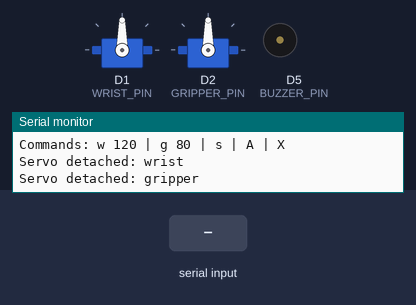
Bench run of a sketch on a simulated ESP8266 (NodeMCU). Shown: 2 × servo, buzzer (waves = sounding), the last lines printed to the serial monitor. The test bench sets the inputs (shaded band). Random numbers use the default seed unless the sketch sets one.

Above: at 1.2 s.
1.3 s: "A90\n" received over Serial
At 1.45 s:
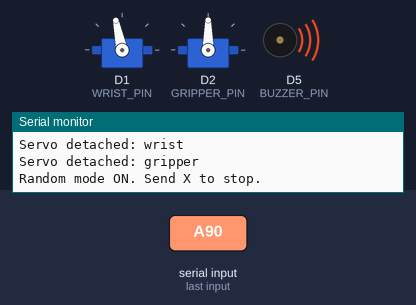
At 3.44 s:
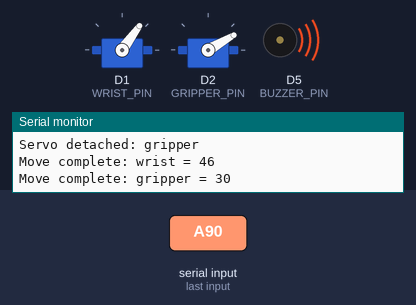
4.3 s: "x\n" received over Serial
6.2 s: "A 45\n" received over Serial
At 6.65 s:
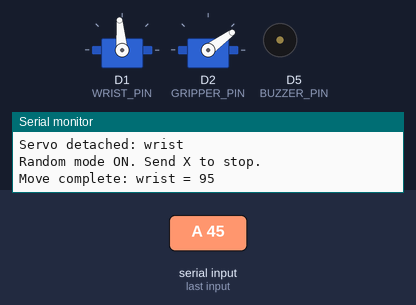
9.2 s: "a90\n" received over Serial
12.2 s: "X90\n" received over Serial
14.1 s: "a 45\n" received over Serial
At 14.85 s:
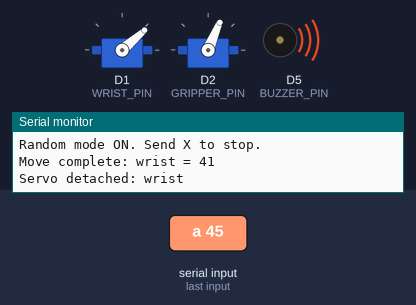
Timing chart, 0 to 20.4 s (numbered marks = the images above; inputs shaded):
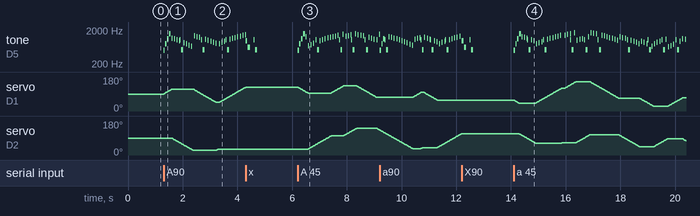

Measured:
- after the input at 1.3 s, tone on D5 (BUZZER_PIN): plays 500 Hz for 0.05 s, 780 Hz for 0.05 s, 1120 Hz for 0.05 s, 1550 Hz for 0.06 s, 1160 Hz for 0.02 s, 1094 Hz for 0.02 s … (36 notes in this stretch), starting at once
- after the input at 6.2 s, tone on D5 (BUZZER_PIN): plays 500 Hz for 0.05 s, 780 Hz for 0.05 s, 1120 Hz for 0.05 s, 1550 Hz for 0.06 s, 1259 Hz for 0.02 s, 683 Hz for 0.02 s … (37 notes in this stretch), starting at once; servo on D2 (GRIPPER_PIN): rises from 30° to 142° in 1.8 s, then falls to 133° in 0.83 s
- after the input at 14.1 s, tone on D5 (BUZZER_PIN): plays 500 Hz for 0.05 s, 780 Hz for 0.05 s, 1120 Hz for 0.05 s, 1550 Hz for 0.06 s, 1283 Hz for 0.02 s, 1218 Hz for 0.02 s … (75 notes in this stretch), starting at once

The sketch:

RobotVoiceController.ino
```cpp
#include <Servo.h>

// NodeMCU ESP8266 wiring
const uint8_t WRIST_PIN   = D1;  // GPIO5
const uint8_t GRIPPER_PIN = D2;  // GPIO4
const uint8_t BUZZER_PIN  = D5;  // GPIO14; passive KC1206 through suitable driver

// Calibrate these two starting positions to match the physical robot.
const int WRIST_START_ANGLE   = 90;
const int GRIPPER_START_ANGLE = 90;

// Non-blocking movement tuning. One degree every 12 ms ~= 83 degrees/second.
const unsigned long MOVE_INTERVAL_MS = 12;
const unsigned long DETACH_DELAY_MS = 300;
const unsigned long MOVE_CHIRP_INTERVAL_MS = 95;
const unsigned long MOVE_CHIRP_DURATION_MS = 24;

Servo wristServo;
Servo gripperServo;

struct Axis {
  Servo* servo;
  uint8_t pin;
  int current;
  int target;
  bool attached;
  bool moving;
  unsigned long nextStepAt;
  unsigned long lastMotionAt;
  const char* name;
};

Axis wrist = { &wristServo, WRIST_PIN, WRIST_START_ANGLE, WRIST_START_ANGLE,
               false, false, 0, 0, "wrist" };
Axis gripper = { &gripperServo, GRIPPER_PIN, GRIPPER_START_ANGLE, GRIPPER_START_ANGLE,
                 false, false, 0, 0, "gripper" };

bool randomMode = false;
bool randomWristNext = true;
unsigned long nextRandomAt = 0;
bool detachSoundArmed = false;
unsigned long lastMovementChirpAt = 0;

// One piezo/electromagnetic buzzer output. All sound timing is non-blocking.
enum SoundPattern { SOUND_NONE, SOUND_ACK, SOUND_START, SOUND_FINISH, SOUND_STOP, SOUND_DETACH };
SoundPattern soundPattern = SOUND_NONE;
int soundIndex = 0;
unsigned long nextToneAt = 0;
unsigned long activeToneUntil = 0;
bool toneActive = false;

bool anyMoving() {
  return wrist.moving || gripper.moving;
}

bool anyAttached() {
  return wrist.attached || gripper.attached;
}

void startPattern(SoundPattern pattern) {
  // Do not continually restart an acknowledgement when a HOME command sends two lines.
  if (pattern == SOUND_ACK && soundPattern == SOUND_ACK) return;

  noTone(BUZZER_PIN);
  toneActive = false;
  soundPattern = pattern;
  soundIndex = 0;
  nextToneAt = millis();
}

bool getPatternNote(SoundPattern pattern, int index,
                    int &frequency, unsigned long &duration) {
  switch (pattern) {
    case SOUND_ACK:
      if (index == 0) { frequency = 950;  duration = 45; return true; }
      if (index == 1) { frequency = 1380; duration = 55; return true; }
      break;
    case SOUND_START:
      if (index == 0) { frequency = 500;  duration = 50; return true; }
      if (index == 1) { frequency = 780;  duration = 50; return true; }
      if (index == 2) { frequency = 1120; duration = 50; return true; }
      if (index == 3) { frequency = 1550; duration = 65; return true; }
      break;
    case SOUND_FINISH:
      if (index == 0) { frequency = 1200; duration = 45; return true; }
      if (index == 1) { frequency = 1580; duration = 45; return true; }
      if (index == 2) { frequency = 1880; duration = 65; return true; }
      break;
    case SOUND_STOP:
      if (index == 0) { frequency = 950; duration = 65; return true; }
      if (index == 1) { frequency = 620; duration = 90; return true; }
      break;
    case SOUND_DETACH:
      // A distinct descending two-note release sound when servo signals are detached.
      if (index == 0) { frequency = 1050; duration = 35; return true; }
      if (index == 1) { frequency = 520;  duration = 70; return true; }
      break;
    default:
      break;
  }
  return false;
}

void serviceSound(unsigned long now) {
  if (toneActive && (long)(now - activeToneUntil) >= 0) {
    noTone(BUZZER_PIN);
    toneActive = false;
  }

  if (soundPattern != SOUND_NONE) {
    if (!toneActive && (long)(now - nextToneAt) >= 0) {
      int frequency = 0;
      unsigned long duration = 0;
      if (getPatternNote(soundPattern, soundIndex, frequency, duration)) {
        tone(BUZZER_PIN, frequency);
        toneActive = true;
        activeToneUntil = now + duration;
        nextToneAt = activeToneUntil + 18;
        soundIndex++;
      } else {
        soundPattern = SOUND_NONE;
      }
    }
    return;
  }

  // Movement chirps are generated only in the gaps between the short sound patterns.
  if (anyMoving() && !toneActive && now - lastMovementChirpAt >= MOVE_CHIRP_INTERVAL_MS) {
    lastMovementChirpAt = now;
    int angle = wrist.moving ? wrist.current : gripper.current;
    int frequency = map(angle, 0, 180, 420, 1900);
    tone(BUZZER_PIN, frequency);
    toneActive = true;
    activeToneUntil = now + MOVE_CHIRP_DURATION_MS;
  }
}

void beginMove(Axis &axis, int target) {
  target = constrain(target, 0, 180);

  if (target == axis.current) {
    Serial.print("Already at target: ");
    Serial.println(axis.name);
    return;
  }

  if (!axis.attached) {
    axis.servo->attach(axis.pin);
    axis.attached = true;
    axis.servo->write(axis.current);
  }

  axis.target = target;
  axis.moving = true;
  axis.nextStepAt = millis();
  axis.lastMotionAt = millis();
  detachSoundArmed = true;
}

void serviceAxis(Axis &axis, unsigned long now) {
  if (axis.moving && (long)(now - axis.nextStepAt) >= 0) {
    axis.nextStepAt = now + MOVE_INTERVAL_MS;

    if (axis.current < axis.target) axis.current++;
    else if (axis.current > axis.target) axis.current--;

    axis.servo->write(axis.current);
    axis.lastMotionAt = now;

    if (axis.current == axis.target) {
      axis.moving = false;
      axis.lastMotionAt = now;
      Serial.print("Move complete: ");
      Serial.print(axis.name);
      Serial.print(" = ");
      Serial.println(axis.current);
    }
  }

  if (!axis.moving && axis.attached && now - axis.lastMotionAt >= DETACH_DELAY_MS) {
    axis.servo->detach();
    axis.attached = false;
    Serial.print("Servo detached: ");
    Serial.println(axis.name);
    if (detachSoundArmed) {
      detachSoundArmed = false;
      startPattern(SOUND_DETACH);
    }
  }
}

void stopAxis(Axis &axis) {
  if (axis.moving) {
    axis.target = axis.current;
    axis.moving = false;
    axis.lastMotionAt = millis();
    detachSoundArmed = true;
  }
}

void printStatus() {
  Serial.print("Wrist=");
  Serial.print(wrist.current);
  Serial.print("; Gripper=");
  Serial.print(gripper.current);
  Serial.print("; Random=");
  Serial.print(randomMode ? "ON" : "OFF");
  Serial.print("; Moving=");
  Serial.println(anyMoving() ? "YES" : "NO");
}

bool parseAngle(const String &text, int &angle) {
  String value = text;
  value.trim();
  if (value.length() == 0 || value.length() > 3) return false;
  for (unsigned int i = 0; i < value.length(); i++) {
    if (!isDigit(value.charAt(i))) return false;
  }
  angle = value.toInt();
  return angle >= 0 && angle <= 180;
}

void handleCommand(String command) {
  command.trim();
  if (command.length() == 0) return;

  char cmd = command.charAt(0);

  if (cmd == 's' || cmd == 'S') {
    printStatus();
    return;
  }

  if (cmd == 'A' || cmd == 'a') {
    randomMode = true;
    randomWristNext = true;
    nextRandomAt = millis();
    startPattern(SOUND_START);
    Serial.println("Random mode ON. Send X to stop.");
    return;
  }

  if (cmd == 'X' || cmd == 'x') {
    randomMode = false;
    stopAxis(wrist);
    stopAxis(gripper);
    startPattern(SOUND_STOP);
    Serial.println("Random mode OFF; current motion stopped.");
    return;
  }

  if (cmd == 'w' || cmd == 'W' || cmd == 'g' || cmd == 'G') {
    int separator = command.indexOf(' ');
    if (separator < 0) {
      Serial.println("Invalid command. Use w 120 or g 80.");
      return;
    }

    int angle = 0;
    if (!parseAngle(command.substring(separator + 1), angle)) {
      Serial.println("Invalid angle. Allowed range: 0..180.");
      return;
    }

    randomMode = false;
    startPattern(SOUND_ACK);
    if (cmd == 'w' || cmd == 'W') beginMove(wrist, angle);
    else beginMove(gripper, angle);
    return;
  }

  Serial.println("Unknown command. Use w <angle>, g <angle>, s, A or X.");
}

String serialLine;

void readSerialNonBlocking() {
  while (Serial.available() > 0) {
    char c = (char)Serial.read();
    if (c == '\n' || c == '\r') {
      if (serialLine.length() > 0) {
        handleCommand(serialLine);
        serialLine = "";
      }
    } else if (serialLine.length() < 60) {
      serialLine += c;
    } else {
      serialLine = "";
      Serial.println("Command too long; discarded.");
    }
  }
}

void setup() {
  Serial.begin(115200);
  serialLine.reserve(64);

  pinMode(BUZZER_PIN, OUTPUT);
  digitalWrite(BUZZER_PIN, LOW);

  randomSeed(analogRead(A0));

  wristServo.attach(WRIST_PIN);
  gripperServo.attach(GRIPPER_PIN);
  wrist.attached = true;
  gripper.attached = true;
  wristServo.write(wrist.current);
  gripperServo.write(gripper.current);
  wrist.lastMotionAt = millis();
  gripper.lastMotionAt = millis();

  Serial.println();
  Serial.println("Robot voice firmware ready.");
  Serial.println("Commands: w 120 | g 80 | s | A | X");
}

void loop() {
  readSerialNonBlocking();

  unsigned long now = millis();
  bool wasMoving = anyMoving();

  serviceAxis(wrist, now);
  serviceAxis(gripper, now);

  // One finishing melody after the full move, not one per servo axis.
  if (wasMoving && !anyMoving() && !randomMode) {
    startPattern(SOUND_FINISH);
  }

  if (randomMode && !anyMoving() && (long)(now - nextRandomAt) >= 0) {
    if (randomWristNext) beginMove(wrist, random(20, 161));
    else beginMove(gripper, random(20, 161));
    randomWristNext = !randomWristNext;
    nextRandomAt = now + 120;
  }

  serviceSound(now);
}
```
